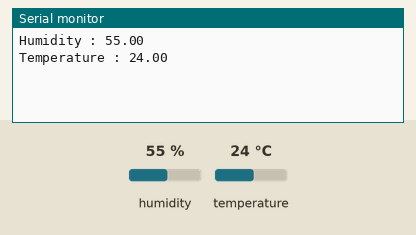
The sketch below on a simulated ESP8266 (NodeMCU). Shown: the last lines printed to the serial monitor. The test bench sets the inputs (shaded band); at power-on: humidity 55 %, temperature 24 °C. WiFi joins after 1.5 s; servers stay silent unless stated.

Above: at 3.7 s.
3.8 s: humidity set to 22 %
At 3.8 s:
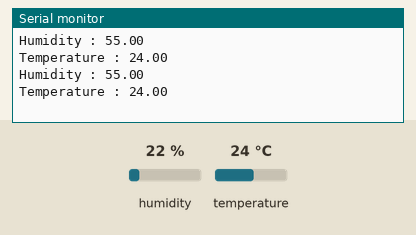
7.0 s: temperature set to 12 °C
At 9.1 s:
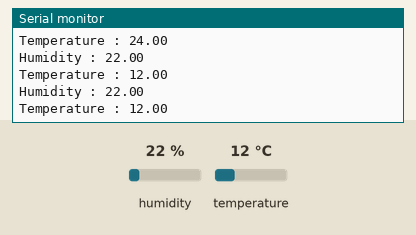
10.2 s: humidity set to 40 %
At 13.2 s:
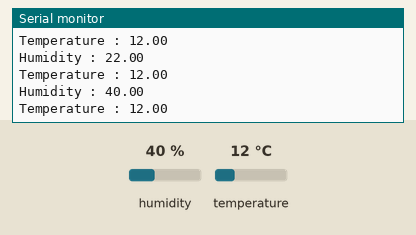
Timing chart, 0 to 14.7 s (numbered marks = the images above; inputs shaded):
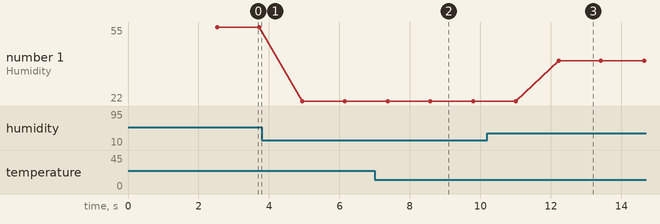

The sketch:

DHT11toThinkSpeak.ino
```cpp
//ESP8266 Interfaced with DHT11 Sensor Data to THINGSPEAK
#include <DHT.h> //  DHT.h library
#include <ESP8266WiFi.h> // ESP8266WiFi.h library

#define DHTPIN D4 //variable storing D4
#define DHTTYPE  DHT11

const char* ssid     = "SSid";
const char* password = "Password";
const char* host = "api.thingspeak.com";
const char* writeAPIKey = "writeapikeyfromThinkspeak";

DHT dht(DHTPIN, DHTTYPE); //Intialization of DHT11

void setup() {
  // Initialize sensor
 Serial.begin(115200); //Intization of Serial Communication
 dht.begin(); //To start the DHT11 Sensor
 delay(1000);

  //  Connect to WiFi network
  WiFi.begin(ssid, password); //Connecting Device to WiFi
  while (WiFi.status() != WL_CONNECTED) {
    delay(500);
  }
}

void loop() {
 float humidity = dht.readHumidity();  //Storing the Humidity
 float temperature = dht.readTemperature(); // Storing the Temperature
 Serial.print("Humidity : ");
 Serial.println(humidity);
 Serial.print("Temperature : ");
 Serial.println(temperature);
  if (isnan(humidity) || isnan(temperature)) {
    return;
  }

// make TCP connections ( Transmission Control Protocol/Internet Protocol )
  WiFiClient client;
  const int httpPort = 80;
  if (!client.connect(host, httpPort)) {      // connect () - Connects to a specified IP/Url address and port. The return value indicates success or failure
    return;     //Returns an int (1,-1,-2,-3,-4) indicating connection status : SUCCESS 1/TIMED_OUT -1/INVALID_SERVER -2/TRUNCATED -3/INVALID_RESPONSE -4
  }

  String url = "/update?key=";
  url+=writeAPIKey;
  url+="&field1=";        //4 different fields it becomes like this : updateThingSpeak("field1="+temp+"&field2="+humid+"&field3="+pres+"&field4="+temp2);
  url+=String(humidity);  // Constructs an instance of the String class / String s = String(13): return "13";
                          // String s = String(13, HEX): return String "D", which is the hexadecimal representation of the decimal value 13
                         //String s = String(13, BIN) : return String "1101", which is the binary representation of 13
  url+="&field2=";
  url+=String(temperature);
  url+="\r\n";

  // Request to the server
  client.print(String("GET ") + url + " HTTP/1.1\r\n" +     //HTTP 1.1 is the latest version of Hypertext Transfer Protocol (HTTP)and provides faster delivery to web pages and reduces Web traffic/HTTP 1.1 is supported by the latest Web servers and browsers/ which runs on top of the Internet's TCP(Transmission Control Protocol)/IP suite of protocols
               "Host: " + host + "\r\n" +
               "Connection: close\r\n\r\n");
    delay(1000);
}
```

Measured:
- after the input at 7.0 s, the serial monitor: prints a new line after 0.37 s (image 2)
- after the input at 10.2 s, the serial monitor: prints a new line after 2.0 s (image 3)
- plotted number 1: 55 → 22 after the input at 3.8 s, 22 → 40 after the input at 10.2 s
